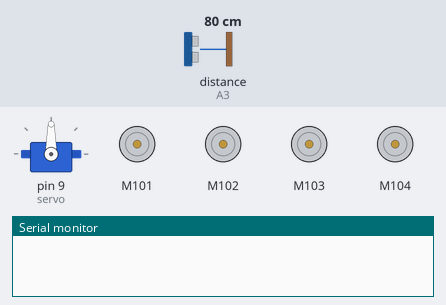
Recording of a sketch running on a simulated Arduino Uno, built with avr-gcc and run on an emulated ATmega328P. Shown: servo, 4 × DC motor (green arrow = forward, orange = backward, longer = faster), the last lines printed to the serial monitor. The test bench sets the inputs (shaded band); at power-on: distance to the obstacle (sensor on A3) 80 cm. The echo pulse lasts 58.3 µs per cm.

Above: at 1.2 s.
1.3 s: distance to the obstacle (sensor on A3) set to 21 cm
2.8 s: distance to the obstacle (sensor on A3) set to 17 cm
At 4.2 s:
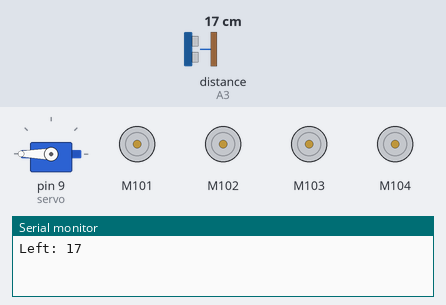
At 5.2 s:
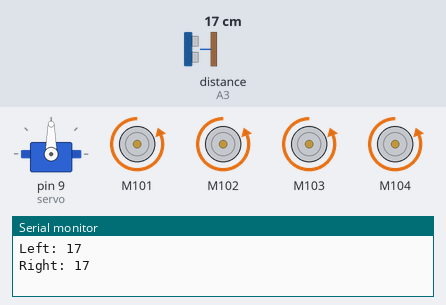
Timing chart, 0 to 11.8 s (numbered marks = the images above; inputs shaded):
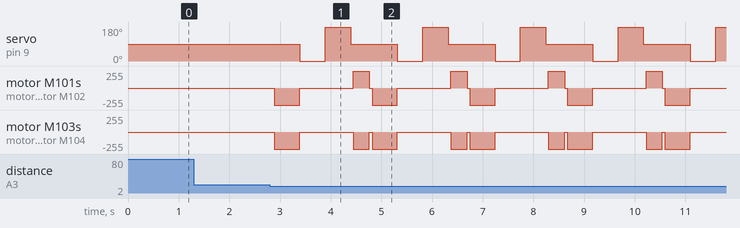

The sketch:

Code.ino
```cpp
#include <NewPing.h>
#include <MotorDriver.h>
#include <Servo.h>
#include <SoftwareSerial.h>

#define servo 9
#define ECHO_PIN A3
#define TRIG_PIN A2
#define MAX_DISTANCE 200

Servo myservo;
MotorDriver M;
SoftwareSerial BT(2, 3);

NewPing sonar(TRIG_PIN, ECHO_PIN, MAX_DISTANCE);
int Left_distance  = 0;
int Right_distance = 0;
unsigned const int Safe_distance = 20;
unsigned long lastCommand = 0;

void setup() {
  myservo.attach(servo);
  myservo.write(90);         // Home position
  Serial.begin(9600);
  BT.begin(9600);

}

void loop() {
  int distance = sonar.ping_cm();
  //Serial.println(distance);
  delay(50);

  if(distance > 0 && distance < Safe_distance){
    BACK();
    delay(500);
    STOP();

    //Checking the left side.
    myservo.write(0);
    delay(500);
    Left_distance = sonar.ping_cm();
    Serial.print("Left: ");
    Serial.println(Left_distance);

    //Checking the right side.
    myservo.write(180);
    delay(500);
    Right_distance = sonar.ping_cm();
    Serial.print("Right: ");
    Serial.println(Right_distance);

    myservo.write(90);
    delay(50);

    if(Left_distance > Right_distance){
      LEFT();
      delay(320);
      STOP();
    }
    else{
      RIGHT();
      delay(320);
      STOP();
    }
  }

  else{
    if(BT.available()){
      char data = BT.read();

      Serial.write(data);

      if(data == 'F'){
        FRONT();
      }

      else if(data == 'B'){
        BACK();
      }

      else if(data == 'L'){
        LEFT();
      }

      else if(data == 'R'){
        RIGHT();
      }

      else if(data == 'S'){
        STOP();
      }

      lastCommand = millis();

    }
  }

  if(millis() - lastCommand > 1000){
    STOP();
  }
}
```

Motors.ino
```cpp
int speed = 255; //change this value to increase or decrease the speed. (0-255)You will get better result by calibrating by yourself

void FRONT(){
  M.motor(1, FORWARD, speed);
  M.motor(2, FORWARD, speed);
  M.motor(3, FORWARD, speed);
  M.motor(4, FORWARD, speed);
}

void LEFT(){
  M.motor(1, BACKWARD, speed);
  M.motor(2, BACKWARD, speed);
  M.motor(3, FORWARD, speed);
  M.motor(4, FORWARD, speed);
}

void RIGHT(){
  M.motor(1, FORWARD, speed);
  M.motor(2, FORWARD, speed);
  M.motor(3, BACKWARD, speed);
  M.motor(4, BACKWARD, speed);
}

void BACK(){
  M.motor(1, BACKWARD, speed);
  M.motor(2, BACKWARD, speed);
  M.motor(3, BACKWARD, speed);
  M.motor(4, BACKWARD, speed);
}

void STOP(){
  M.motor(1, FORWARD, 0);
  M.motor(2, FORWARD, 0);
  M.motor(3, FORWARD, 0);
  M.motor(4, FORWARD, 0);
}
```

Measured:
- the behaviour switches between 20 and 19 cm on distance to the obstacle (sensor on A3) (found by bisection; images 0 and 1)
- after the input at 1.3 s, every drawn part: stays the same
- after the input at 2.8 s, servo on pin 9 (servo): 90° → 0° after 0.59 s, then repeats every 1.9 s: 180° 0.50 s, 90° 0.92 s, 0° 0.50 s; motor M101: stopped → backward 255/255 after 0.09 s, then repeats every 1.9 s: stopped 1.1 s, forward 255/255 0.32 s, stopped 0.05 s, backward 255/255 0.50 s
